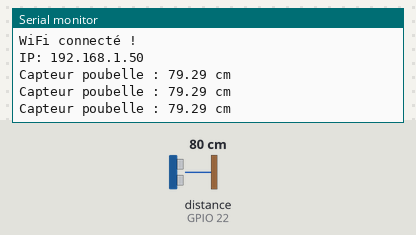
A sketch run on a simulated ESP32. Shown: the last lines printed to the serial monitor. Wiring (inferred from the names in the program): ultrasonic range finder: trigger GPIO 21; echo GPIO 22. The inputs (shaded band) are chosen by the test bench; at power-on: distance to the obstacle (sensor on GPIO 22) 80 cm. The echo pulse lasts 58.3 µs per cm; WiFi joins after 1.5 s; servers stay silent unless stated.

Above: at 4.5 s.
4.6 s: distance to the obstacle (sensor on GPIO 22) set to 7 cm
At 5.2 s:
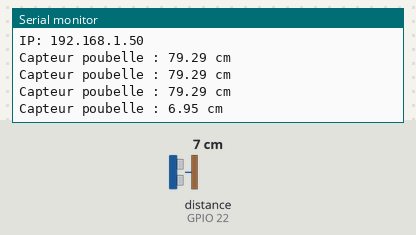
6.1 s: distance to the obstacle (sensor on GPIO 22) set to 4 cm
At 6.7 s:
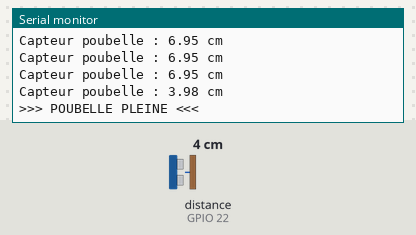
Timing chart, 0 to 9.1 s (numbered marks = the images above; inputs shaded):
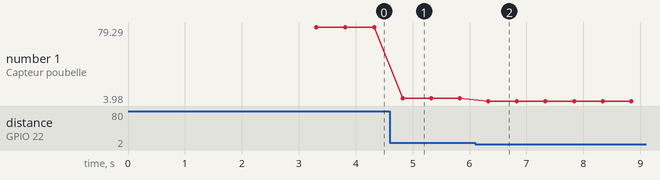

Measured:
- the behaviour switches between 6 and 5 cm on distance to the obstacle (sensor on GPIO 22) (found by bisection; images 1 and 2)
- after the input at 4.6 s, the serial monitor: prints a new line after 0.23 s (image 1)
- after the input at 6.1 s, the serial monitor: prints a new line after 0.23 s (image 2)
- plotted number 1: 79.29 → 6.95 after the input at 4.6 s, 6.95 → 3.98 after the input at 6.1 s

The sketch:

sketch_dec24a.ino
```cpp
// Capteur poubelle
#define TRIG_POUBELLE 21
#define ECHO_POUBELLE 22

// Blynk
#define BLYNK_TEMPLATE_ID "TMPL2D6nqipIG"
#define BLYNK_TEMPLATE_NAME "Smart City Bacs"
#define BLYNK_AUTH_TOKEN "---------------"

#include <WiFi.h>
#include <BlynkSimpleEsp32.h>

// Informations WiFi
char auth[] = BLYNK_AUTH_TOKEN;
char ssid[] = "----------";        // <-- remplace par ton WiFi 2.4GHz
char pass[] = "----------";        // <-- remplace par ton mot de passe

void setup() {
  Serial.begin(115200);
  delay(1500);

  // Initialisation capteur
  pinMode(TRIG_POUBELLE, OUTPUT);
  pinMode(ECHO_POUBELLE, INPUT);

  Serial.println("Capteur poubelle initialisé");

  // Connexion WiFi
  WiFi.begin(ssid, pass);
  Serial.print("Connexion au WiFi");
  unsigned long startAttemptTime = millis();
  const unsigned long WIFI_TIMEOUT = 10000; // 10 secondes max

  while (WiFi.status() != WL_CONNECTED && millis() - startAttemptTime < WIFI_TIMEOUT) {
    Serial.print(".");
    delay(500);
  }

  if (WiFi.status() == WL_CONNECTED) {
    Serial.println("\nWiFi connecté !");
    Serial.print("IP: "); Serial.println(WiFi.localIP());
    // Connexion Blynk
    Blynk.begin(auth, ssid, pass);
  } else {
    Serial.println("\nWiFi non connecté, continuer quand même");
  }
}

// Fonction de lecture distance (cm)
float lireDistance(int trig, int echo) {
  digitalWrite(trig, LOW);
  delayMicroseconds(2);
  digitalWrite(trig, HIGH);
  delayMicroseconds(10);
  digitalWrite(trig, LOW);

  long d = pulseIn(echo, HIGH, 30000); // timeout 30 ms
  if (d == 0) return -1;
  return d * 0.034 / 2;
}

void loop() {
  Blynk.run(); // Nécessaire pour Blynk

  float dPoubelle = lireDistance(TRIG_POUBELLE, ECHO_POUBELLE);

  if (dPoubelle != -1) {
    Serial.print("Capteur poubelle : ");
    Serial.print(dPoubelle);
    Serial.println(" cm");

    // Conversion distance en pourcentage pour le gauge (V0)
    float niveauPourcentage = map(dPoubelle, 5, 20, 100, 0);
    niveauPourcentage = constrain(niveauPourcentage, 0, 100);
    Blynk.virtualWrite(V0, niveauPourcentage);

    // Alertes texte sur Value Display (V1)
    if (dPoubelle < 5) {
      Serial.println(">>> POUBELLE PLEINE <<<");
      Blynk.virtualWrite(V7, "⚠️ Poubelle presque pleine !");
    } else {
      Blynk.virtualWrite(V7, "");
    }
  } else {
    Serial.println("Aucune mesure détectée");
    // Optionnel : remettre gauge à 0 si pas de mesure
    Blynk.virtualWrite(V0, 0);
    Blynk.virtualWrite(V7, "");
  }

  delay(500);
}
```
